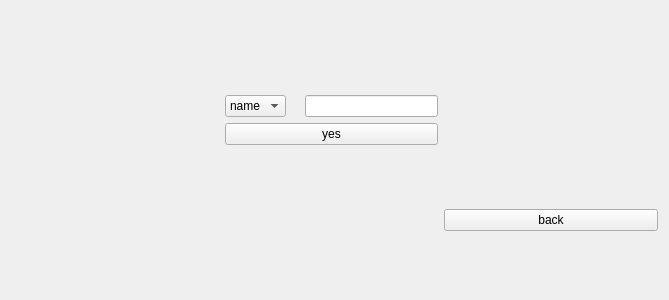
<?xml version="1.0" encoding="UTF-8"?>
<ui version="4.0">
 <class>rent1</class>
 <widget class="QWidget" name="rent1">
  <property name="geometry">
   <rect>
    <x>0</x>
    <y>0</y>
    <width>669</width>
    <height>300</height>
   </rect>
  </property>
  <property name="minimumSize">
   <size>
    <width>400</width>
    <height>300</height>
   </size>
  </property>
  <property name="maximumSize">
   <size>
    <width>800</width>
    <height>400</height>
   </size>
  </property>
  <property name="windowTitle">
   <string>borrow</string>
  </property>
  <layout class="QGridLayout" name="gridLayout">
   <item row="0" column="1">
    <spacer name="verticalSpacer_2">
     <property name="orientation">
      <enum>Qt::Vertical</enum>
     </property>
     <property name="sizeHint" stdset="0">
      <size>
       <width>20</width>
       <height>82</height>
      </size>
     </property>
    </spacer>
   </item>
   <item row="1" column="0">
    <spacer name="horizontalSpacer">
     <property name="orientation">
      <enum>Qt::Horizontal</enum>
     </property>
     <property name="sizeHint" stdset="0">
      <size>
       <width>205</width>
       <height>20</height>
      </size>
     </property>
    </spacer>
   </item>
   <item row="1" column="1">
    <layout class="QVBoxLayout" name="verticalLayout">
     <item>
      <layout class="QHBoxLayout" name="horizontalLayout">
       <item>
        <widget class="QComboBox" name="comboBox">
         <item>
          <property name="text">
           <string>name</string>
          </property>
         </item>
         <item>
          <property name="text">
           <string>id</string>
          </property>
         </item>
        </widget>
       </item>
       <item>
        <widget class="QLabel" name="label">
         <property name="text">
          <string/>
         </property>
        </widget>
       </item>
       <item>
        <widget class="QLineEdit" name="lineEdit"/>
       </item>
      </layout>
     </item>
     <item>
      <widget class="QPushButton" name="pushButton">
       <property name="text">
        <string>yes</string>
       </property>
      </widget>
     </item>
    </layout>
   </item>
   <item row="1" column="2">
    <spacer name="horizontalSpacer_2">
     <property name="orientation">
      <enum>Qt::Horizontal</enum>
     </property>
     <property name="sizeHint" stdset="0">
      <size>
       <width>205</width>
       <height>20</height>
      </size>
     </property>
    </spacer>
   </item>
   <item row="2" column="1">
    <spacer name="verticalSpacer">
     <property name="orientation">
      <enum>Qt::Vertical</enum>
     </property>
     <property name="sizeHint" stdset="0">
      <size>
       <width>20</width>
       <height>138</height>
      </size>
     </property>
    </spacer>
   </item>
   <item row="2" column="2">
    <widget class="QPushButton" name="pushButton_2">
     <property name="text">
      <string>back</string>
     </property>
    </widget>
   </item>
  </layout>
 </widget>
 <resources/>
 <connections/>
</ui>
